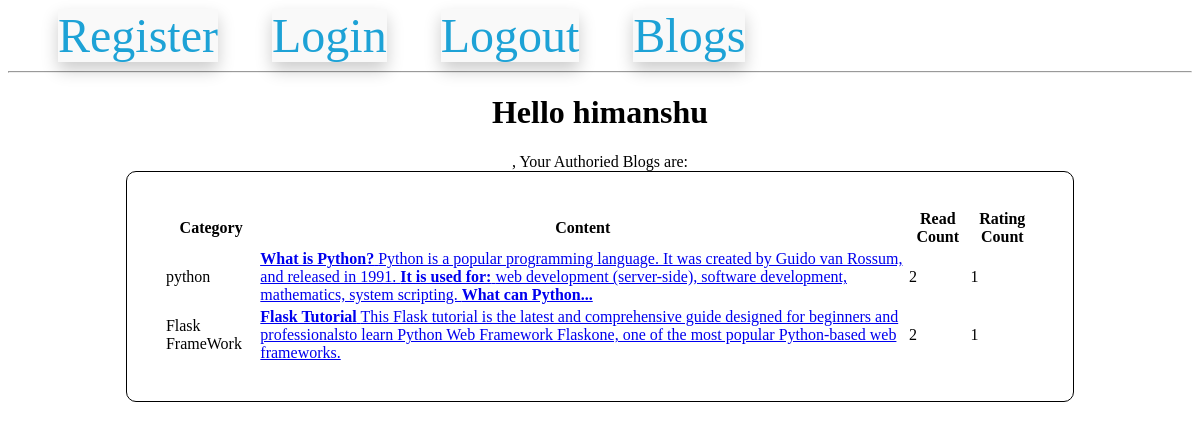
Page /viewBlog (signed in) on the committed database.
### models.py (models this page shows, shortened)
class UserModel(UserMixin, db.Model):
    __tablename__ = "users"
    id = db.Column(db.Integer, primary_key=True)
    email = db.Column(db.String(100), unique=True)
    username = db.Column(db.String(100))
    password_hash = db.Column(db.String(250))

class CategoryMaster(db.Model):
    category_id = db.Column(db.Integer, primary_key=True)
    category_name = db.Column(db.String, nullable=False)
    blogmodel = db.relationship(
        "BlogModel", backref="categorymaster", lazy="select"
    )

class BlogModel(db.Model):
    id = db.Column(db.Integer, primary_key=True)
    category_id = db.Column(
        db.Integer, db.ForeignKey("category_master.category_id"), nullable=False
    )
    blog_user_id = db.Column(db.Integer, db.ForeignKey("users.id"), nullable=False)
    blog_text = db.Column(db.Text, nullable=False)
    blog_creation_date = db.Column(db.DateTime)
    blog_read_count = db.Column(db.Integer, default=0)
    blog_rating_count = db.Column(db.Integer, default=0)

### routes.py (the view)
@app.route("/viewBlog")
@login_required
def view_blogs():
    get_all_categories()
    all_self_blogs = BlogModel.query.filter(
        BlogModel.blog_user_id == current_user.id
    ).all()
    return render_template(
        "view_blog.html",
        all_self_blogs=all_self_blogs,
        all_categories=global_all_category_name,  # Pass the category names as 'all_categories'
    )

### models.py (called while the page is built)
@login.user_loader
def load_user(id):
    return UserModel.query.get(int(id))

### routes.py (called while the page is built)
def get_all_categories():
    global global_all_category_no, global_all_category_name
    all_category_info = db.session.query(
        CategoryMaster.category_id, CategoryMaster.category_name
    )
    all_category_info = list(all_category_info)
    global_all_category_no, global_all_category_name = zip(*all_category_info)

### templates/view_blog.html
{% extends 'base.html' %}
{% block content %}
<center>
  <h1> Hello {{ current_user.username }} </h1>, Your Authoried Blogs are:
  <table
    style="
      border: 1px solid black;
      border-radius: 10px;
      padding: 3%;
      width: 80%;">
      <thead>
        <th>Category</th>
        <th>Content</th>
        <th>Read Count</th>
        <th>Rating Count</th>
      </thead>
      <tbody>
        {% for a_blog in all_self_blogs %}
        <tr>
          <td>
            {{ all_categories[a_blog.category_id-1]}}
          </td>
          <td>
            <a href="/self_blog_detail/{{ a_blog.id }}/{{ all_categories[a_blog.category_id-1]}}">{{ a_blog.blog_text|safe|truncate(275)}}</a>
          </td>
          <td>
            {{ a_blog.blog_read_count }}
          </td>
          <td>
            {{ a_blog.blog_rating_count }}
          </td>
        </tr>
        {% endfor %}
      </tbody>
  </table>
</center>
{% endblock %}

### rows in the picture
UserModel: username "himanshu"
BlogModel: blog_text "What is Python? Python is a popular programming language. It was created by Guido van Rossum, and released in 1991. It is used for: web development (server-side), software development, mathematics, system scripting. What can Python...", blog_read_count "2", blog_rating_count "1"
CategoryMaster: category_name "python"
BlogModel: blog_text "Flask Tutorial This Flask tutorial is the latest and comprehensive guide designed for beginners and professionalsto learn Python Web Framework Flaskone, one of the most popular Python-based web frameworks.", blog_read_count "2", blog_rating_count "1"
CategoryMaster: category_name "Flask FrameWork"
